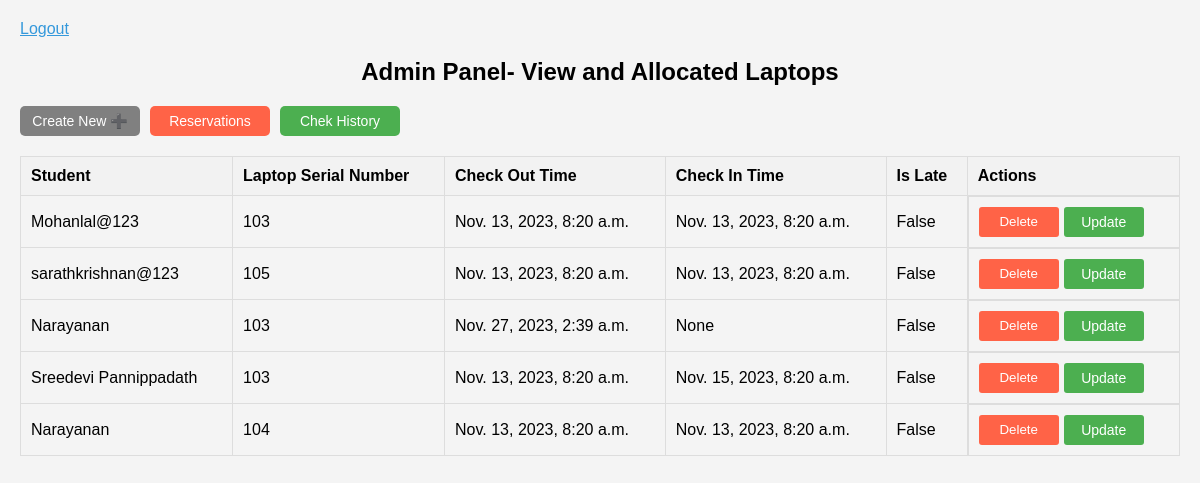
Screenshot of /allocated_laptops/ with the database file from the repository.
### app/models.py (models this page shows, shortened)
class Transaction(models.Model):
    student = models.ForeignKey(User, on_delete=models.CASCADE)
    laptop = models.ForeignKey(Laptop, on_delete=models.CASCADE)
    check_out_time = models.DateTimeField()
    check_in_time = models.DateTimeField(null=True, blank=True)
    is_late = models.BooleanField(default=False)

class Laptop(models.Model):
    serial_number = models.CharField(max_length=20, unique=True)
    model = models.CharField(max_length=50)
    condition = models.ForeignKey(Condition,on_delete=models.CASCADE)
    is_available = models.BooleanField(default=True)

### app/views.py (the view)
# urls.py: path('allocated_laptops/', listview.as_view(), name='allocated_laptops'),
class listview(ListView):
    model=Transaction
    context_object_name = "transaction"
    success_url=reverse_lazy('allocated_laptops')
    template_name='allocated_laptops.html'

### app/templates/allocated_laptops.html (shortened to what this page needs)
<!DOCTYPE html>
<html lang="en">
<head>
</head>
<body>
    <a href="{%url 'logout' %}" style="color: #3498db;">Logout</a>
    <h2>Admin Panel- View and Allocated Laptops</h2>
   <div class="all">
    <div class="add">
        <button><a href="{% url 'create' %}">Create New ➕
        </a></button>
    </div>
    <div class="add" ">
        <button style="background-color: #ff6347;"><a href="{% url 'adminreservation' %}">Reservations
        </a></button>
    </div>
    <div class="history">
        <button><a href="{% url 'history_list' %}">Chek History
        </a></button>
    </div>
   </div>
    <table>
        <thead>
            <tr>
                <th>Student</th>
                <th>Laptop Serial Number</th>
                <th>Check Out Time</th>
                <th>Check In Time</th>
                <th>Is Late</th>
                <th>Actions</th>
            </tr>
        </thead>
        <tbody>
            {% for i in object_list %}
                <tr>
                    <td>{{ i.student }}</td>
                    <td>{{ i.laptop.serial_number }}</td>
                    <td>{{ i.check_out_time }}</td>
                    <td>{{ i.check_in_time }}</td>
                    <td>{{ i.is_late }}</td>
                    <td class="action-buttons">
                        <form method="post" action="{% url 'deleteadmin' i.id %}">
                            <button class="delete-button" >Delete</button>
                        </form>
                        <form method="get" action="{%url 'updatee' i.id %}">
                            <button class="update-button" type="submit">Update</button>
                        </form>
                    </td>
                </tr>
            {% endfor %}
        </tbody>
    </table>
</body>
</html>

### app/templates/allocated_laptops.html (style rules this page uses)
body { font-family: Arial, sans-serif; background-color: #f4f4f4; margin: 0; padding: 20px; }
h2 { text-align: center; }
table { width: 100%; border-collapse: collapse; margin-top: 20px; }
th, td { border: 1px solid #ddd; padding: 10px; text-align: left; }
th { background-color: #f2f2f2; }
.action-buttons { display: flex; gap: 5px; }
.delete-button { height: 30px; width: 80px; background-color: #ff6347; text-decoration: none; cursor: pointer; border: none; border-radius: 3px; color: white; }
.update-button { background-color: #4CAF50; height: 30px; width: 80px; font-size: 14px; color: white; text-decoration: none; cursor: pointer; border: none; border-radius: 3px; }
.add a { text-decoration: none; font-size: 14px; color: white; }
.add button { background-color: gray; height: 30px; width: 120px; border-radius: 5px; border:0; }
.history a { text-decoration: none; font-size: 14px; color: white; }
.history button { background-color: #4CAF50; height: 30px; width: 120px; border-radius: 5px; border:0; }
.all { display: flex; gap: 10px; }

### rows the page displays
Transaction: student "Mohanlal@123", laptop.serial_number "103", check_out_time "Nov. 13, 2023, 8:20 a.m.", check_in_time "Nov. 13, 2023, 8:20 a.m.", is_late "False"
Transaction: student "sarathkrishnan@123", laptop.serial_number "105", check_out_time "Nov. 13, 2023, 8:20 a.m.", check_in_time "Nov. 13, 2023, 8:20 a.m.", is_late "False"
Transaction: student "Narayanan", laptop.serial_number "103", check_out_time "Nov. 27, 2023, 2:39 a.m.", check_in_time "None", is_late "False"
Transaction: student "Sreedevi Pannippadath", laptop.serial_number "103", check_out_time "Nov. 13, 2023, 8:20 a.m.", check_in_time "Nov. 15, 2023, 8:20 a.m.", is_late "False"
Transaction: student "Narayanan", laptop.serial_number "104", check_out_time "Nov. 13, 2023, 8:20 a.m.", check_in_time "Nov. 13, 2023, 8:20 a.m.", is_late "False"
